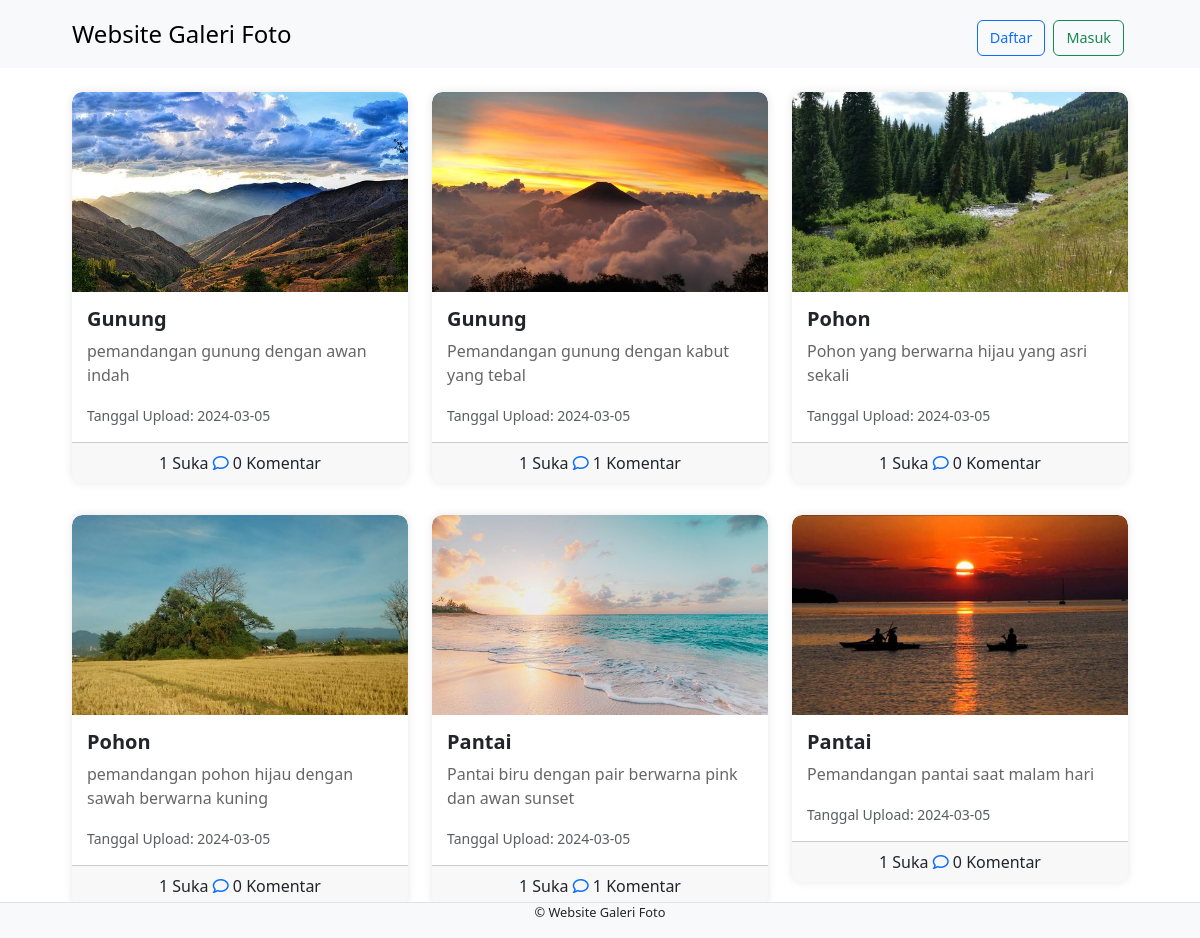
The page / on the database its author committed.
### tables this page shows
CREATE TABLE `foto` (
  `fotoid` int(11) NOT NULL,
  `judulfoto` varchar(255) NOT NULL,
  `deskripsifoto` text NOT NULL,
  `tanggalunggah` date NOT NULL,
  `lokasifile` varchar(255) NOT NULL,
  `albumid` int(11) NOT NULL,
  `userid` int(11) NOT NULL
);

### index.php (the view, shortened to what this page needs)
<?php
include 'config/koneksi.php';
?>
<!DOCTYPE html>
<html lang="en">
<head>
    <link rel="stylesheet" type="text/css" href="assets/css/bootstrap.min.css">
    <link rel="stylesheet" href="https://cdnjs.cloudflare.com/ajax/libs/font-awesome/6.5.1/css/all.min.css"/>
</head>
<body>
<nav class="navbar navbar-expand-lg bg-body-tertiary">
  <div class="container">
    <a class="navbar-brand" href="index.php">Website Galeri Foto</a>
        <div class="collapse navbar-collapse mt-2" id="navbarNavAltMarkup">
            <div class="navbar-nav ms-auto">
                <a href="registrasi.php" class="btn btn-outline-primary m-1">Daftar</a>
                <a href="login.php" class="btn btn-outline-success m-1">Masuk</a>
            </div>
        </div>
    </div>
</nav>
<div class="container mt-4">
    <div class="row">
        <?php
        $query = mysqli_query($koneksi, 'SELECT * FROM foto INNER JOIN user ON foto.userid=user.userid INNER JOIN album ON foto.albumid=album.albumid');
while ($data = mysqli_fetch_array($query)) {
    ?>
        <div class="col-md-4 mb-4">
            <div class="card mb-2">
            <img src="./assets/img/<?php echo $data['lokasifile']; ?>" class="card-img-top" style="height: 200px;" title="../assets/img/<?php echo $data['judulfoto']; ?>">
            <div class="card-body">
                    <h5 class="card-title"><?php echo $data['judulfoto']; ?></h5>
                    <p class="card-text"><?php echo $data['deskripsifoto']; ?></p>
                    <p class="card-text"><small class="text-muted">Tanggal Upload: <?php echo $data['tanggalunggah']; ?></small></p>
                </div>
        <div class="card-footer text-center">
            <?php
        $fotoid = $data['fotoid'];
    if (!empty($_SESSION['UserID'])) {
        $UserID = $_SESSION['UserID'];
        $ceksuka = mysqli_query($koneksi, "SELECT * FROM likefoto WHERE fotoid='$fotoid' AND userid='$UserID'");
        if (mysqli_num_rows($ceksuka) == 1) { ?>
            <a href="../config/proses_like.php?fotoid=<?php echo $data['fotoid']; ?>" type="submit" name="batalsuka"><i class="fa fa-heart"></i></a>
        <?php } else { ?>
            <a href="../config/proses_like.php?fotoid=<?php echo $data['fotoid']; ?>" type="submit" name="suka"><i class="fa-regular fa-heart"></i></a>
        <?php }
        $like = mysqli_query($koneksi, "SELECT * FROM likefoto WHERE fotoid='".$data['fotoid']."'");
        echo mysqli_num_rows($like).' Suka';
    } else {
        $like = mysqli_query($koneksi, "SELECT * FROM likefoto WHERE fotoid='".$data['fotoid']."'");
        echo mysqli_num_rows($like).' Suka';
    }
    ?>
            <a href="#" data-bs-toggle="modal" data-bs-target="#Komentar<?php echo $data['fotoid']; ?>"><i class="fa-regular fa-comment"></i></a>
            <?php
    $jlmkomen = mysqli_query($koneksi, "SELECT * FROM komentarfoto WHERE fotoid='$fotoid'");
    echo mysqli_num_rows($jlmkomen).' Komentar';
    ?>
        </div>
    </div>
</div>
<?php } ?>
<footer class="d-flex justify-content-center border-top mt-3 bg-light fixed-bottom">
    <p>&copy; Website Galeri Foto</p>
</footer>
</body>
</html>

### index.php (style rules this page uses)
.navbar-brand { font-size: 1.5rem; }
.navbar-nav .btn { font-size: 0.9rem; }
.container { max-width: 90%; }
.card { border: none; border-radius: 10px; box-shadow: 0 0 10px rgba(0, 0, 0, 0.1); position: relative; overflow: hidden; transition: transform 0.3s ease; }
.card img { border-top-left-radius: 10px; border-top-right-radius: 10px; height: 250px; object-fit: cover; }
.card-body { padding: 15px; }
.card-title { font-weight: bold; }
.card-text { color: #666; }
footer { font-size: 0.8rem; }

### rows shown on the page
foto: lokasifile (picture), judulfoto "Gunung", deskripsifoto "pemandangan gunung dengan awan indah", tanggalunggah "2024-03-05", mysqli_num_rows($like) "1", mysqli_num_rows($jlmkomen) "0"
foto: lokasifile (picture), judulfoto "Gunung", deskripsifoto "Pemandangan gunung dengan kabut yang tebal", tanggalunggah "2024-03-05", mysqli_num_rows($like) "1", mysqli_num_rows($jlmkomen) "1"
foto: lokasifile (picture), judulfoto "Pohon", deskripsifoto "Pohon yang berwarna hijau yang asri sekali", tanggalunggah "2024-03-05", mysqli_num_rows($like) "1", mysqli_num_rows($jlmkomen) "0"
foto: lokasifile (picture), judulfoto "Pohon", deskripsifoto "pemandangan pohon hijau dengan sawah berwarna kuning", tanggalunggah "2024-03-05", mysqli_num_rows($like) "1", mysqli_num_rows($jlmkomen) "0"
foto: lokasifile (picture), judulfoto "Pantai", deskripsifoto "Pantai biru dengan pair berwarna pink dan awan sunset", tanggalunggah "2024-03-05", mysqli_num_rows($like) "1", mysqli_num_rows($jlmkomen) "1"
foto: lokasifile (picture), judulfoto "Pantai", deskripsifoto "Pemandangan pantai saat malam hari", tanggalunggah "2024-03-05", mysqli_num_rows($like) "1", mysqli_num_rows($jlmkomen) "0"
